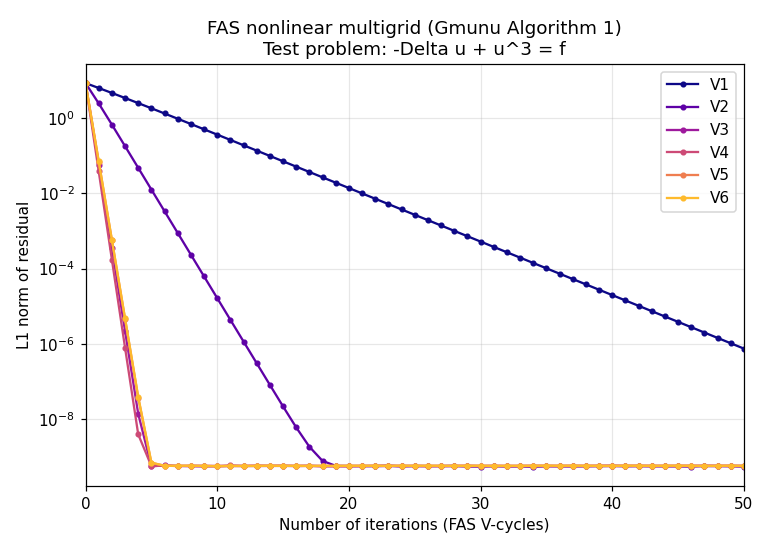

Generate this figure with Python:
#!/usr/bin/env python3
"""
FAS (Full Approximation Scheme) nonlinear V-cycle multigrid — Gmunu deep dive.

The Gmunu paper (Cheong+Lin+Li 2020) uses FAS specifically because its metric
sector — Eqs. (13)-(16) — is *nonlinear* (positive powers of the conformal
factor ψ in the source; the Hamiltonian-constraint-like eq. has terms in ψ^{-7}
and ψ^{-5}).  This spot-check adds the missing piece from the earlier linear
V-cycle spot-check: an *actual nonlinear FAS V-cycle* solving a nonlinear
elliptic PDE with a positive-power nonlinearity that structurally resembles
Gmunu Eq. (15) (a scalar semilinear Poisson-type eq.).

Test problem (a common MG benchmark; e.g. Trottenberg-Oosterlee-Schuller):
    L(u) = -Delta u + u^3 = f     on (0,1)^2,   u = 0 on boundary
with f chosen so that u_exact(x,y) = sin(pi x) sin(pi y):
    f(x,y) = 2 pi^2 sin(pi x) sin(pi y) + [sin(pi x) sin(pi y)]^3.

This is smooth, nonlinear, and has a unique nonnegative solution; the same MG
components (GS-RB smoother, restriction, bilinear prolongation) apply.

FAS V-cycle (paper Algorithm 1, with gamma=1):
  pre-smooth  Lh(uh) = fh, nu_pre GS-RB sweeps (nonlinear GS: solves cubic
              4 u_ij / h^2 + u_ij^3 = rhs_ij per point)
  compute rh = fh - Lh(uh)
  restrict   u_{2h} <- R(uh),  r_{2h} <- R(rh)
  build      f_{2h} = r_{2h} + L_{2h}(u_{2h})       (paper Eq. 32)
  recurse    solve L_{2h}(v) = f_{2h}, v0 = u_{2h}
  correct    uh += P( v - u_{2h} )                  (paper Eq. 33)
  post-smooth nu_post GS-RB sweeps

Depths swept: 1..6.  Grid: N_int=127 (129^2).  We match the paper's
`nu_pre = nu_post = 15` and use L1 residual as the convergence measure
(same as Gmunu Fig 11).

Outputs (this dir):
  mg_fas_nonlinear.csv        residual per (depth, cycle)
  mg_fas_nonlinear.png        semilog residual plot, one line per V-depth
  fas_nonlinear_summary.json  final summary
"""
from __future__ import annotations
import os, sys, csv, json, time
import numpy as np

HERE = os.path.dirname(os.path.abspath(__file__))
sys.path.insert(0, HERE)
from mg_poisson_spotcheck import restrict_fullweight, prolong_bilinear


def make_problem_nl(N: int):
    h = 1.0 / (N + 1)
    xs = np.linspace(0.0, 1.0, N + 2)
    X, Y = np.meshgrid(xs, xs, indexing="ij")
    u_exact = np.sin(np.pi * X) * np.sin(np.pi * Y)
    f = 2.0 * np.pi ** 2 * u_exact + u_exact ** 3
    u = np.zeros_like(f)
    return u, f, h, u_exact


def L_apply(u: np.ndarray, h: float) -> np.ndarray:
    """L(u) = -Delta_h u + u^3, zero on boundary."""
    Lu = np.zeros_like(u)
    Lu[1:-1, 1:-1] = (
        4.0 * u[1:-1, 1:-1]
        - u[2:, 1:-1] - u[:-2, 1:-1]
        - u[1:-1, 2:] - u[1:-1, :-2]
    ) / (h * h) + u[1:-1, 1:-1] ** 3
    return Lu


def residual_nl(u: np.ndarray, f: np.ndarray, h: float) -> np.ndarray:
    return f - L_apply(u, h)


def _cubic_root(a: np.ndarray, b: np.ndarray) -> np.ndarray:
    """Real root of  x^3 + a x - b = 0  (single real root since discriminant<0
    is not guaranteed but for our problem a>0 always so exactly one real root).
    Cardano: x = cbrt(b/2 + sqrt(b^2/4 + a^3/27)) + cbrt(b/2 - sqrt(...))."""
    disc = b * b / 4.0 + (a ** 3) / 27.0
    sd = np.sqrt(np.maximum(disc, 0.0))
    p = b / 2.0 + sd
    q = b / 2.0 - sd
    cbrt_p = np.sign(p) * np.abs(p) ** (1.0 / 3.0)
    cbrt_q = np.sign(q) * np.abs(q) ** (1.0 / 3.0)
    return cbrt_p + cbrt_q


def gs_rb_relax_nl(u: np.ndarray, f: np.ndarray, h: float, nu: int) -> None:
    """Nonlinear red-black Gauss-Seidel for -Delta_h u + u^3 = f.

    Point update at (i,j): let s = u_neighbours_sum, then
       (4/h^2) u_ij - (1/h^2) s + u_ij^3 = f_ij
    -> u_ij^3 + (4/h^2) u_ij = f_ij + s/h^2
    -> cubic in u_ij with a = 4/h^2, b = f_ij + s/h^2
       => u_ij = real_root(a, b) using Cardano.
    """
    h2 = h * h
    a = 4.0 / h2
    Ny, Nx = u.shape
    ii, jj = np.ogrid[0:Ny, 0:Nx]
    parity = ((ii + jj) & 1).astype(bool)
    I = slice(1, -1)
    for _ in range(nu):
        for want in (0, 1):
            s = u[2:, 1:-1] + u[:-2, 1:-1] + u[1:-1, 2:] + u[1:-1, :-2]
            b_ = f[1:-1, 1:-1] + s / h2
            a_arr = np.full_like(b_, a)
            new = _cubic_root(a_arr, b_)
            mask = (parity[1:-1, 1:-1] == bool(want))
            u_int = u[I, I]
            u_int[mask] = new[mask]
            u[I, I] = u_int


def restrict_solution(u: np.ndarray) -> np.ndarray:
    """For solution restriction in FAS we inject the fine-grid coincident points
    (works fine on a vertex-centred grid where coarse points ARE fine points)."""
    Nf = u.shape[0]
    assert (Nf - 1) % 2 == 0
    return u[::2, ::2].copy()


def solve_coarse(u: np.ndarray, f: np.ndarray, h: float, tol=1e-11, itmax=500) -> None:
    """Coarsest-grid solve: just iterate nonlinear GS-RB to tight tolerance."""
    for _ in range(itmax):
        gs_rb_relax_nl(u, f, h, 1)
        r = residual_nl(u, f, h)
        if float(np.max(np.abs(r[1:-1, 1:-1]))) < tol:
            return


def fas_vcycle(u: np.ndarray, f: np.ndarray, h: float, level: int, max_level: int,
               nu_pre: int = 15, nu_post: int = 15) -> None:
    """FAS V-cycle per paper Algorithm 1 with gamma=1."""
    if level == max_level:
        solve_coarse(u, f, h)
        return
    # Pre-smooth
    gs_rb_relax_nl(u, f, h, nu_pre)
    # Residual on fine
    rh = residual_nl(u, f, h)
    # Restrict residual (full weighting) and solution (injection)
    r2h = restrict_fullweight(rh)
    u2h = restrict_solution(u)
    # Coarse-grid RHS: f_{2h} = r_{2h} + L_{2h}(u_{2h})
    f2h = np.zeros_like(u2h)
    f2h[1:-1, 1:-1] = r2h[1:-1, 1:-1] + L_apply(u2h, 2.0 * h)[1:-1, 1:-1]
    # Save initial coarse solution for FAS correction
    u2h_init = u2h.copy()
    # Recurse
    fas_vcycle(u2h, f2h, 2.0 * h, level + 1, max_level, nu_pre, nu_post)
    # Prolong correction
    e = prolong_bilinear(u2h - u2h_init)
    u[:] = u[:] + e
    # Post-smooth
    gs_rb_relax_nl(u, f, h, nu_post)


def run(depths=(1, 2, 3, 4, 5, 6), max_cycles=50, N=127, tol_abs=1e-10):
    rows = []
    summary = []
    print(f"# FAS nonlinear MG spot-check for Gmunu (paper Algorithm 1)")
    print(f"# Problem: -Delta u + u^3 = f (Poisson + cubic nonlinearity), N={N}")
    print(f"# Smoother: nonlinear GS-RB, nu=15+15;  Restriction=full-weighting;  Prolongation=bilinear")
    for k in depths:
        u, f, h, u_exact = make_problem_nl(N)
        r0 = residual_nl(u, f, h)
        r0_L1 = float(np.mean(np.abs(r0[1:-1, 1:-1])))
        history = [(0, r0_L1)]
        t0 = time.time()
        for it in range(1, max_cycles + 1):
            fas_vcycle(u, f, h, level=1, max_level=k)
            r = residual_nl(u, f, h)
            r_L1 = float(np.mean(np.abs(r[1:-1, 1:-1])))
            history.append((it, r_L1))
            if r_L1 < tol_abs:
                break
        dt = time.time() - t0
        err_L1 = float(np.mean(np.abs(u - u_exact)))
        red = history[-1][1] / r0_L1
        print(
            f"depth V{k:d}: {history[-1][0]:2d} cycles -> L1 res {history[-1][1]:.3e} "
            f"(red {red:.2e}, err_vs_exact {err_L1:.3e}, {dt:.2f}s)"
        )
        for it, r_L1 in history:
            rows.append({"depth": k, "iteration": it, "L1_residual": r_L1})
        summary.append({
            "depth": k, "cycles_run": history[-1][0],
            "L1_residual_final": history[-1][1], "reduction": red,
            "err_vs_exact_L1": err_L1, "wall_seconds": dt,
        })

    csv_path = os.path.join(HERE, "mg_fas_nonlinear.csv")
    with open(csv_path, "w", newline="") as fh:
        w = csv.DictWriter(fh, fieldnames=["depth", "iteration", "L1_residual"])
        w.writeheader()
        w.writerows(rows)
    print(f"\nWrote {csv_path}")
    j_path = os.path.join(HERE, "fas_nonlinear_summary.json")
    with open(j_path, "w") as fh:
        json.dump({
            "problem": "-Delta u + u^3 = f, u_exact = sin(pi x) sin(pi y)",
            "N_interior": N, "smoother": "nonlinear GS-RB nu_pre=nu_post=15",
            "restriction_residual": "full-weighting",
            "restriction_solution": "injection at coincident points",
            "prolongation": "bilinear",
            "cycle": "FAS V-cycle (paper Algorithm 1, gamma=1)",
            "tolerance_abs_L1_residual": tol_abs,
            "results": summary,
        }, fh, indent=2)
    print(f"Wrote {j_path}")

    try:
        import matplotlib
        matplotlib.use("Agg")
        import matplotlib.pyplot as plt
        fig, ax = plt.subplots(figsize=(7, 5))
        by_depth = {}
        for r in rows:
            by_depth.setdefault(r["depth"], []).append((r["iteration"], r["L1_residual"]))
        colors = plt.cm.plasma(np.linspace(0, 0.85, len(depths)))
        for c, k in zip(colors, depths):
            arr = np.array(by_depth[k])
            ax.semilogy(arr[:, 0], arr[:, 1], "o-", color=c, ms=3, label=f"V{k}")
        ax.set_xlabel("Number of iterations (FAS V-cycles)")
        ax.set_ylabel("L1 norm of residual")
        ax.set_title("FAS nonlinear multigrid (Gmunu Algorithm 1)\n"
                     "Test problem: -Delta u + u^3 = f")
        ax.grid(True, which="both", alpha=0.3)
        ax.legend()
        ax.set_xlim(0, max_cycles)
        png = os.path.join(HERE, "mg_fas_nonlinear.png")
        fig.tight_layout()
        fig.savefig(png, dpi=110)
        print(f"Wrote {png}")
    except Exception as e:
        print(f"plot skipped: {e}")


if __name__ == "__main__":
    run()
